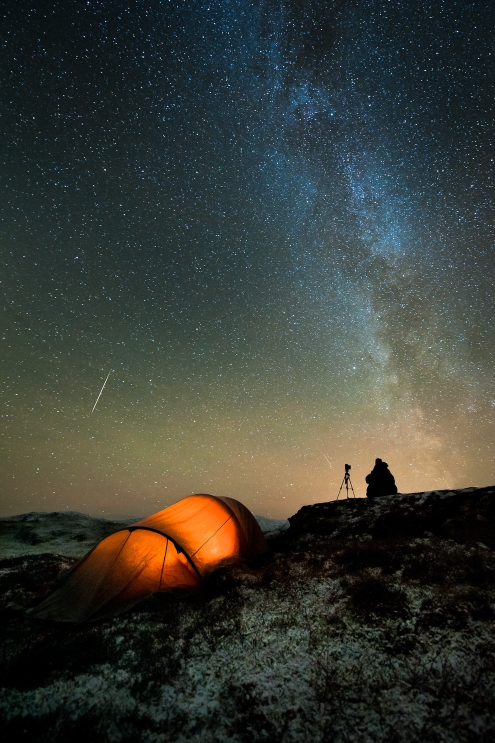
#> input picture 17. Image and Video Processing with Python/galaxy.jpg, 990 x 1485 px (shown at 1/2 size)
$ jupyter execute '150. Resizing Exercise.ipynb'
#> lines starting #> are read from the running program, lines starting #| are printed output that depends on the picture
[cell 1]
import os
os.listdir()

[cell 2]
import cv2

[cell 3]
img = cv2.imread("galaxy.jpg",0)
#> img: shape (1485, 990); min 0, max 255, mean 58.4
img2 = cv2.imread("kangaroos-rain-australia_71370_990x742.jpg",0)
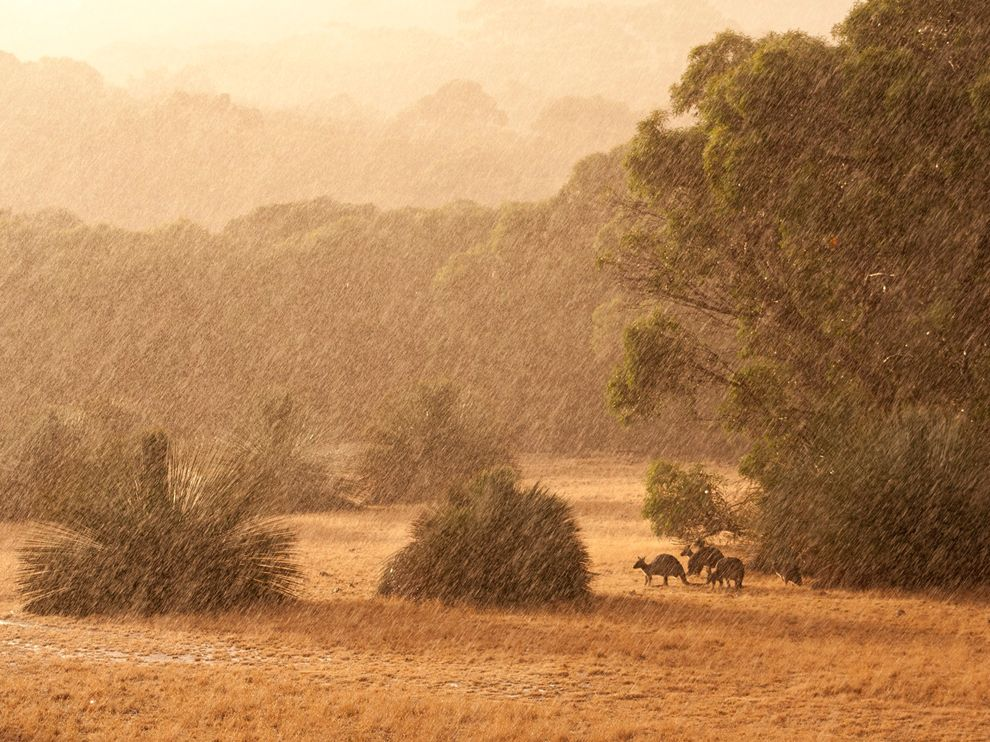
#> input picture 17. Image and Video Processing with Python/kangaroos-rain-australia_71370_990x742.jpg, 990 x 742 px
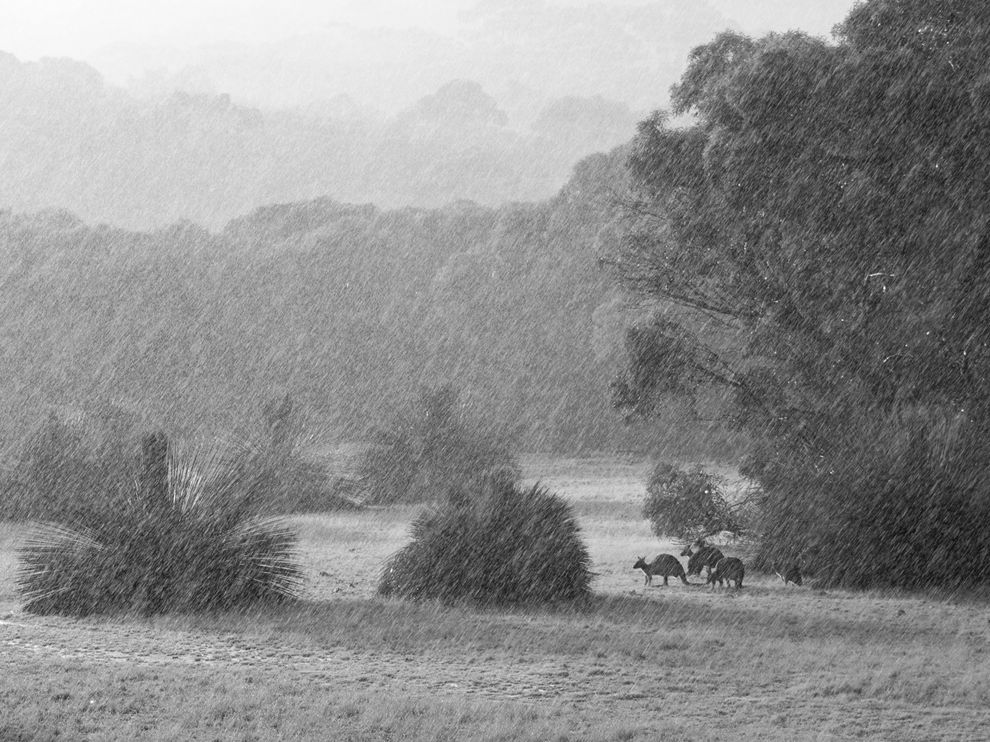
#> img2: shape (742, 990); min 7, max 255, mean 141.3
img3 = cv2.imread("Lighthouse.jpg",0)
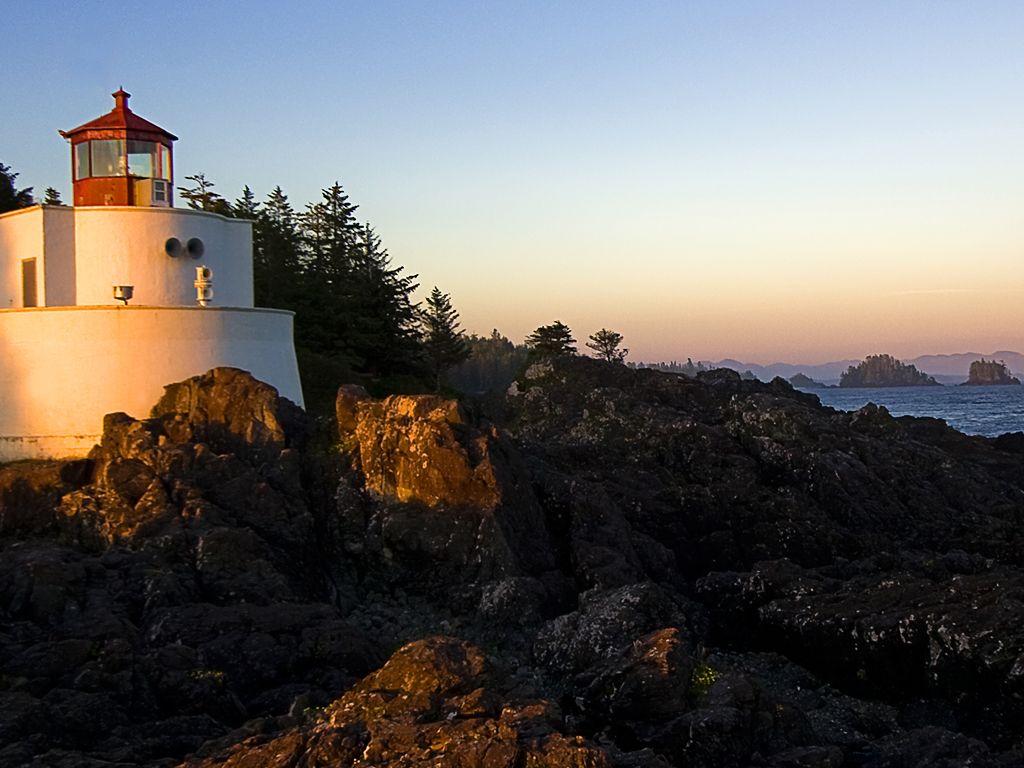
#> input picture 17. Image and Video Processing with Python/Lighthouse.jpg, 1024 x 768 px
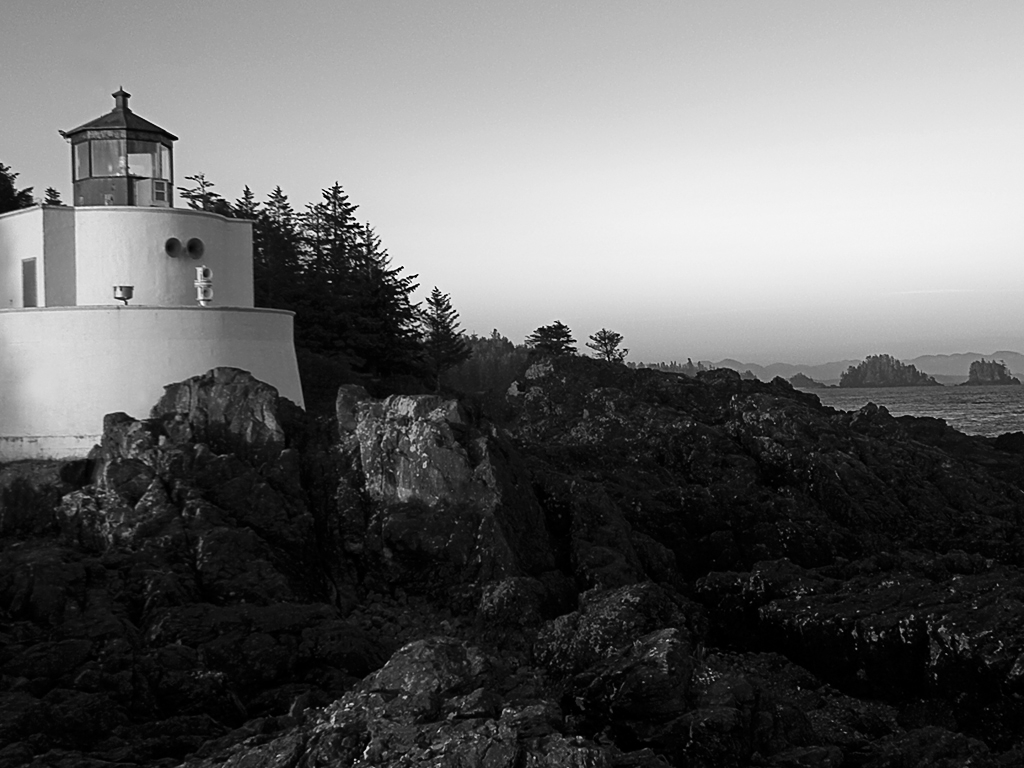
#> img3: shape (768, 1024); min 0, max 255, mean 101.6
img4 = cv2.imread("Moon sinking, sun rising.jpg",0)
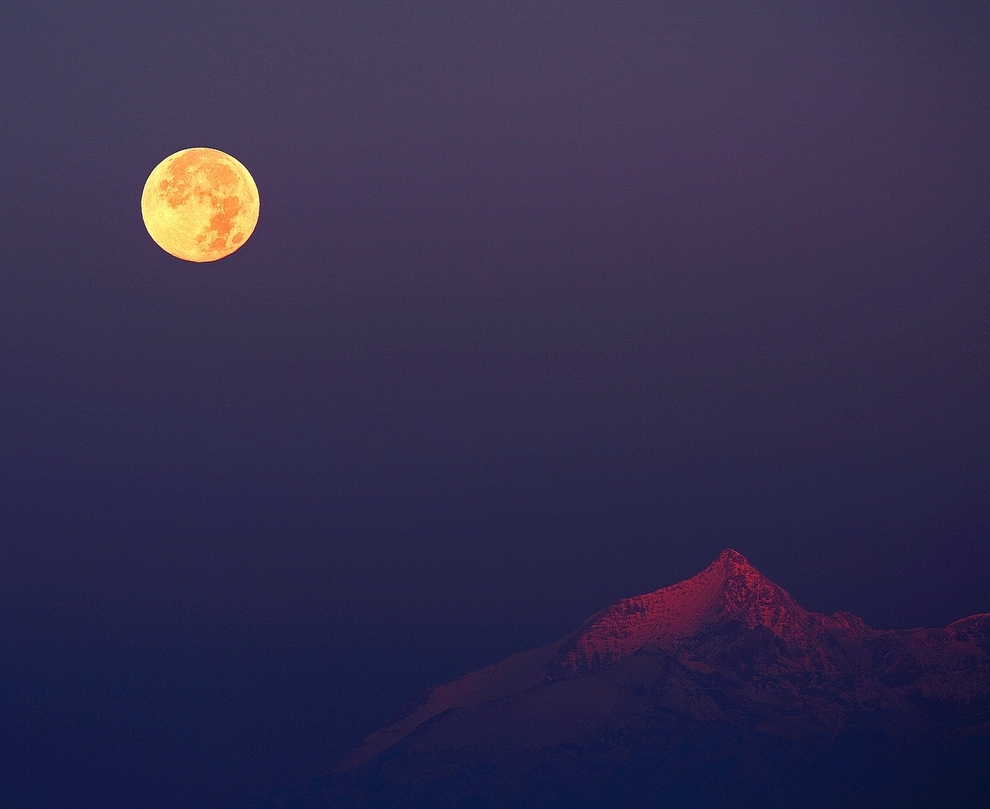
#> input picture 17. Image and Video Processing with Python/Moon sinking, sun rising.jpg, 990 x 809 px
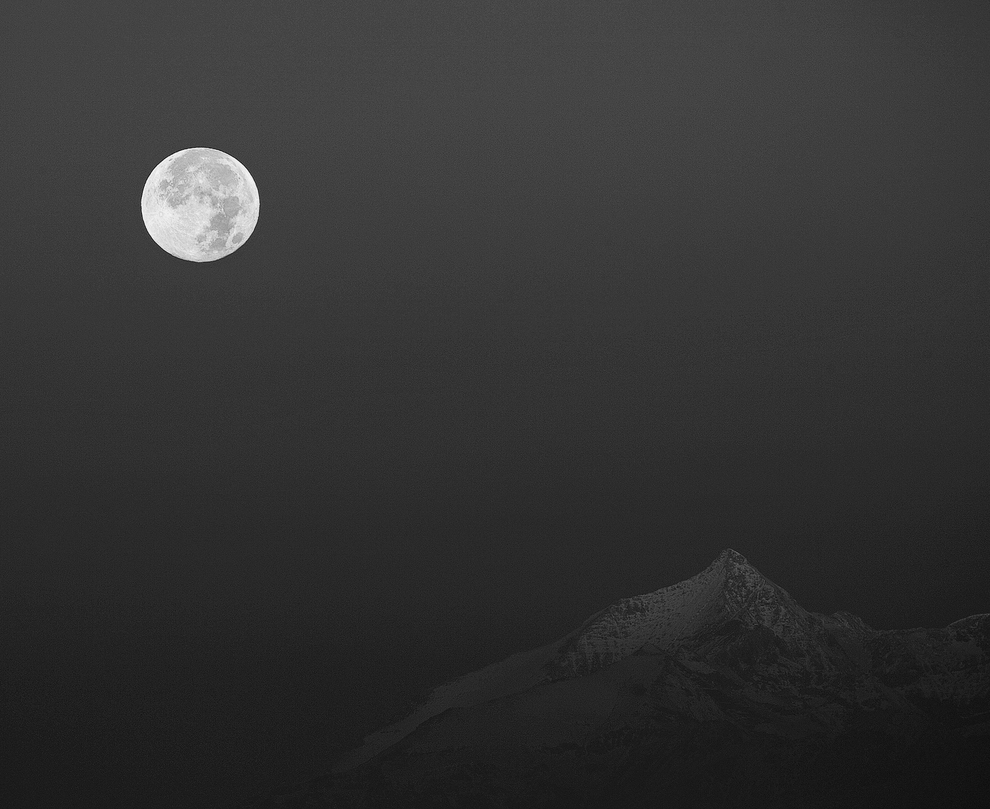
#> img4: shape (809, 990); min 12, max 251, mean 51


resize_img = cv2.resize(img,(100,100))
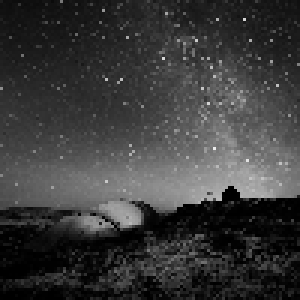
#> resize_img: shape (100, 100) (shown 3 times larger); min 0, max 236, mean 58.3
cv2.imshow("Resized Galaxy",resize_img)
cv2.waitKey(0)
cv2.destroyAllWindows()


resize_img2 = cv2.resize(img2,(100,100))
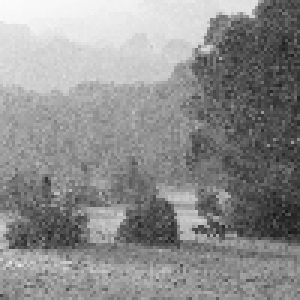
#> resize_img2: shape (100, 100) (shown 3 times larger); min 23, max 251, mean 141.2
cv2.imshow("Resized Kangaroos",resize_img2)
cv2.waitKey(0)
cv2.destroyAllWindows()


resize_img3 = cv2.resize(img3,(100,100))
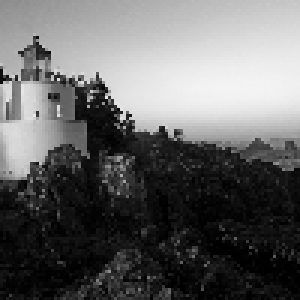
#> resize_img3: shape (100, 100) (shown 3 times larger); min 0, max 244, mean 101.7
cv2.imshow("Resized Lighthouse",resize_img3)
cv2.waitKey(0)
cv2.destroyAllWindows()


resize_img4 = cv2.resize(img4,(100,100))
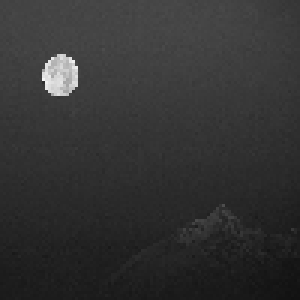
#> resize_img4: shape (100, 100) (shown 3 times larger); min 17, max 244, mean 50.9
cv2.imshow("Resized Moon",resize_img4)
cv2.waitKey(0)
cv2.destroyAllWindows()
